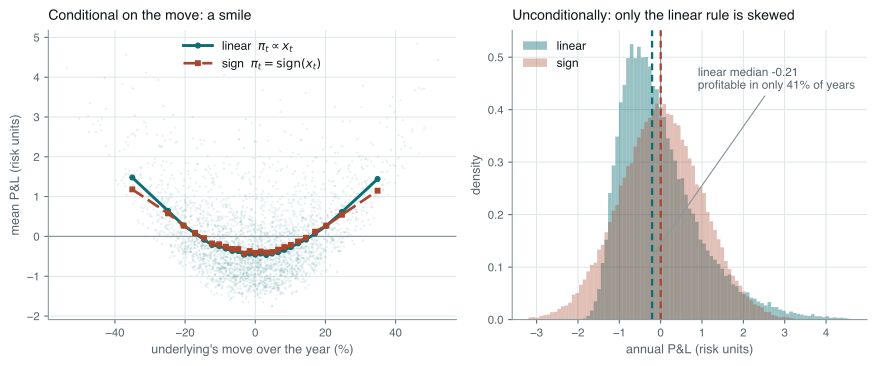

This figure's Python source:
# Two facts about a trend rule run on a PURE RANDOM WALK — zero predictability
# by construction, so expected P&L is exactly zero.
#
#   Left  — conditional on the size of the year's move, the payoff is a smile.
#           Both responses are convex; the linear one is more convex.
#   Right — unconditionally, the linear rule's P&L is right-skewed with a
#           NEGATIVE median: it loses in most years and makes it back in a few.
#           The sign response, having thrown away magnitude, is near-symmetric.
#
# Run standalone:  uv run --no-project --with matplotlib,numpy python <path>

import os

os.environ.setdefault("SOURCE_DATE_EPOCH", "1735689600")

import matplotlib

matplotlib.use("Agg")
matplotlib.rcParams["svg.fonttype"] = "path"
matplotlib.rcParams["font.family"] = ["Helvetica", "Arial", "DejaVu Sans"]

from pathlib import Path

import matplotlib.pyplot as plt
import numpy as np

INK = "#10171B"
MUTED = "#58666E"
TEAL = "#0B6E75"
RUST = "#A8452B"
GREY = "#8A979D"
FAINT = "#DCE4E6"

BARS = 256
SIMS = 60_000
ALPHA = 2 / 65


def simulate(rng: np.random.Generator):
    r = rng.normal(0, 0.01, (SIMS, BARS))
    x = np.zeros((SIMS, BARS))
    for i in range(1, BARS):
        x[:, i] = (1 - ALPHA) * x[:, i - 1] + ALPHA * r[:, i - 1]
    lin = (x * r).sum(axis=1)
    sgn = (np.sign(x) * r).sum(axis=1)
    return r.sum(axis=1), lin / lin.std(), sgn / sgn.std()


def binned(move, pnl, edges):
    idx = np.digitize(move, edges) - 1
    xs, ys = [], []
    for b in range(len(edges) - 1):
        m = idx == b
        if m.sum() > 80:
            xs.append(0.5 * (edges[b] + edges[b + 1]))
            ys.append(pnl[m].mean())
    return np.array(xs), np.array(ys)


def style(ax):
    ax.patch.set_alpha(0.0)
    for side in ("top", "right"):
        ax.spines[side].set_visible(False)
    for side in ("left", "bottom"):
        ax.spines[side].set_color(GREY)
    ax.tick_params(colors=MUTED, labelsize=8.5, length=3)
    ax.grid(True, color=FAINT, linewidth=0.7)
    ax.set_axisbelow(True)


def main() -> None:
    rng = np.random.default_rng(20240402)
    move, lin, sgn = simulate(rng)

    for name, v in (("linear", lin), ("sign", sgn)):
        skew = float(((v - v.mean()) ** 3).mean() / v.std() ** 3)
        print(
            f"  {name:>6}: mean {v.mean():+.4f}  median {np.median(v):+.4f}  "
            f"P(profit) {np.mean(v > 0):.3f}  skew {skew:+.2f}"
        )

    fig, (axL, axR) = plt.subplots(1, 2, figsize=(9.4, 3.9), width_ratios=[1.15, 1.0])
    fig.patch.set_alpha(0.0)
    style(axL)
    style(axR)

    edges = np.quantile(move, np.linspace(0.004, 0.996, 26))
    xl, yl = binned(move, lin, edges)
    xs, ys = binned(move, sgn, edges)

    axL.axhline(0, color=GREY, linewidth=0.9)
    axL.scatter(100 * move[:3000], lin[:3000], s=3, color=TEAL, alpha=0.09, linewidths=0)
    axL.plot(100 * xl, yl, color=TEAL, linewidth=2.2, marker="o", markersize=3.6, label="linear  $\\pi_t \\propto x_t$")
    axL.plot(
        100 * xs,
        ys,
        color=RUST,
        linewidth=2.0,
        marker="s",
        markersize=3.4,
        linestyle=(0, (5, 2)),
        label="sign  $\\pi_t = \\mathrm{sign}(x_t)$",
    )
    axL.set_xlabel("underlying's move over the year (%)", fontsize=9.5, color=MUTED)
    axL.set_ylabel("mean P&L (risk units)", fontsize=9.5, color=MUTED)
    axL.set_title("Conditional on the move: a smile", fontsize=10.5, color=INK, loc="left", pad=8)
    leg = axL.legend(loc="upper center", frameon=False, fontsize=9, handlelength=2.4)
    for txt in leg.get_texts():
        txt.set_color(INK)

    bins = np.linspace(-3.2, 4.6, 90)
    axR.hist(lin, bins=bins, color=TEAL, alpha=0.42, linewidth=0, density=True, label="linear")
    axR.hist(sgn, bins=bins, color=RUST, alpha=0.34, linewidth=0, density=True, label="sign")
    axR.axvline(0, color=GREY, linewidth=0.9)
    axR.axvline(np.median(lin), color=TEAL, linewidth=1.7, linestyle=(0, (3, 2)))
    axR.axvline(np.median(sgn), color=RUST, linewidth=1.7, linestyle=(0, (3, 2)))
    axR.set_xlabel("annual P&L (risk units)", fontsize=9.5, color=MUTED)
    axR.set_ylabel("density", fontsize=9.5, color=MUTED)
    axR.set_title("Unconditionally: only the linear rule is skewed", fontsize=10.5, color=INK, loc="left", pad=8)
    leg = axR.legend(loc="upper left", frameon=False, fontsize=9)
    for txt in leg.get_texts():
        txt.set_color(INK)
    axR.annotate(
        f"linear median {np.median(lin):+.2f}\nprofitable in only {100 * np.mean(lin > 0):.0f}% of years",
        xy=(np.median(lin), 0.12),
        xytext=(0.9, 0.44),
        fontsize=8.8,
        color=MUTED,
        arrowprops=dict(arrowstyle="->", color=GREY, linewidth=0.9),
    )

    fig.tight_layout()
    out = Path(__file__).with_suffix(".svg")
    fig.savefig(out, transparent=True, bbox_inches="tight")
    print(f"  wrote {out.name}")


if __name__ == "__main__":
    main()
